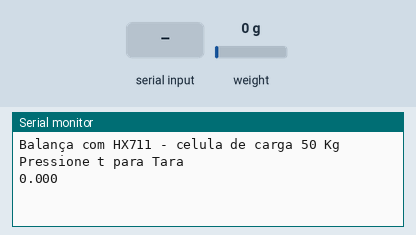
A sketch run on a simulated Arduino Uno, built with avr-gcc and run on an emulated ATmega328P. Shown: the last lines printed to the serial monitor. The inputs (shaded band) are chosen by the test bench; at power-on: weight on the scale 0 g.

Above: at 2.2 s.
2.3 s: "t" received over Serial
At 5.0 s:
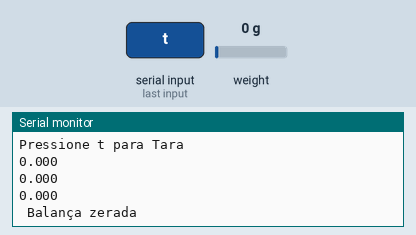
6.0 s: weight on the scale set to 100 g
At 7.3 s:
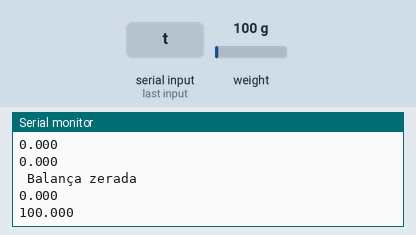
7.5 s: weight on the scale set to 1250 g
At 8.3 s:
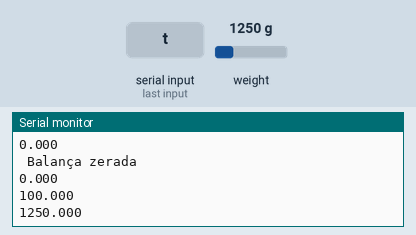
Timing chart, 0 to 10.5 s (numbered marks = the images above; inputs shaded):
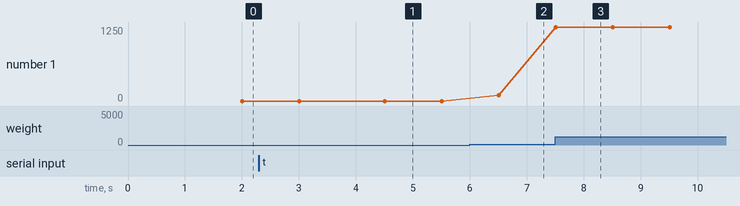

Measured:
- after the input at 2.3 s, the serial monitor: prints a new line after 2.2 s (image 1)
- after the input at 6.0 s, the serial monitor: prints a new line after 0.51 s (image 2)
- after the input at 7.5 s, the serial monitor: prints a new line at once (image 3)
- plotted number 1: 0 → 100 after the input at 6.0 s, 100 → 1250 after the input at 7.5 s

The sketch:

Balanca.ino
```cpp
/* Programa para Balança com o HX711
 Blog Eletrogate - http://blog.eletrogate.com/balanca-digital-com-arduino-aprenda-a-usar-a-celula-de-carga
 Arduino UNO - IDE 1.8.5 - Modulo HX711 - celulas de Carga 50 Kg
 Gustavo Murta   17/abril/2019
 Biblioteca https://github.com/bogde/HX711
 Baseado em https://www.hackster.io/MOHAN_CHANDALURU/hx711-load-cell-amplifier-interface-with-arduino-fa47f3
*/

#include "HX711.h"                    // Biblioteca HX711

#define DOUT  A0                      // HX711 DATA OUT = pino A0 do Arduino
#define CLK  A1                       // HX711 SCK IN = pino A1 do Arduino

HX711 balanca;                // define instancia balança HX711

float calibration_factor = 4900;   // fator de calibração aferido na Calibraçao

void setup()
{
  Serial.begin(9600);
  balanca.begin(DOUT, CLK);                          // inicializa a balança
  Serial.println("Balança com HX711 - celula de carga 50 Kg");
  Serial.println("Pressione t para Tara");   // imprime no monitor serial
  balanca.set_scale(calibration_factor);   // ajusta fator de calibração
  balanca.tare();   // zera a Balança
}

void loop() {
  Serial.println(balanca.get_units(10), 3);

  if (Serial.available()) {   // se a serial estiver disponivel

   char temp = Serial.read();   // le carcter da serial
   if (temp == 't' || temp == 'T') {  // se pressionar t ou T
    Serial.println();   // salta uma linha
    balanca.tare();   // zera a Balança
    Serial.println(balanca.get_units(5), 3);
    Serial.println(" Balança zerada");   // imprime no monitor serial
   }
  }
}
```

Calibre.ino
```cpp
///* Programa para Calibração do HX711
// Blog Eletrogate - http://blog.eletrogate.com/balanca-digital-com-arduino-aprenda-a-usar-a-celula-de-carga
// Arduino UNO - IDE 1.8.5 - Modulo HX711 - celulas de Carga 50 Kg
// Gustavo Murta   17/abril/2019
// Biblioteca https://github.com/bogde/HX711
// Baseado em https://www.hackster.io/MOHAN_CHANDALURU/hx711-load-cell-amplifier-interface-with-arduino-fa47f3
//*/
//
//#include "HX711.h"                    // Biblioteca HX711
//
//#define DOUT  A0                      // HX711 DATA OUT = pino A0 do Arduino
//#define CLK  A1                       // HX711 SCK IN = pino A1 do Arduino
//
//HX711 balanca;   // define instancia balança HX711
//
//float calibration_factor = 4900;   // fator de calibração para teste inicial
//float avg = 0.0;
//int counter = 0;
//
//void setup()
//{
//  Serial.begin(9600);   // monitor serial 9600 Bps
//  balanca.begin(DOUT, CLK);      // inicializa a balança
//  Serial.println();   // salta uma linha
//  Serial.println("HX711 - Calibracao da Balança");   // imprime no monitor serial
//  Serial.println("Remova o peso da balanca");
//  Serial.println("Depois que as leituras começarem, coloque um peso conhecido sobre a Balança");
//  Serial.println("Pressione a,s,d,f para aumentar Fator de Calibração por 10,100,1000,10000 respectivamente");
//  Serial.println("Pressione z,x,c,v para diminuir Fator de Calibração por 10,100,1000,10000 respectivamente");
//  Serial.println("Após leitura correta do peso, pressione t para TARA(zerar) ");
//
//  balanca.set_scale();   // configura a escala da Balança
//  zeraBalanca ();   // zera a Balança
//}
//
//void zeraBalanca ()
//{
//  avg = 0.0;
//  counter = 0;
//  Serial.println();   // salta uma linha
//  balanca.tare();   // zera a Balança
//  Serial.println("Balança Zerada ");
//  Serial.println(balanca.get_units(), 3);
//}
//
//void loop()
//{
//  balanca.set_scale(calibration_factor);   // ajusta fator de calibração
//
//  avg += balanca.get_units(5);
//  counter++;
//
//  if(counter > 10) {
//    Serial.print("Peso: ");   // imprime no monitor serial
//    Serial.print(avg/counter, 3);   // imprime peso da balança com 3 casas decimais
//    Serial.print(" kg");
//    Serial.print("      Fator de Calibração: ");   // imprime no monitor serial
//    Serial.println(calibration_factor);   // imprime fator de calibração
//
//    avg = 0.0;
//    counter = 0;
//  }
////  delay(500) ;   // atraso de 0,5 segundo
//
//  if (Serial.available())   // reconhece letra para ajuste do fator de calibração
//  {
//   char temp = Serial.read();
//   if (temp == '+' || temp == 'a')   // a = aumenta 10
//   calibration_factor += 10;
//   else if (temp == '-' || temp == 'z')   // z = diminui 10
//   calibration_factor -= 10;
//   else if (temp == 's')   // s = aumenta 100
//   calibration_factor += 100;
//   else if (temp == 'x')   // x = diminui 100
//   calibration_factor -= 100;
//   else if (temp == 'd')   // d = aumenta 1000
//   calibration_factor += 1000;
//   else if (temp == 'c')   // c = diminui 1000
//   calibration_factor -= 1000;
//   else if (temp == 'f')   // f = aumenta 10000
//   calibration_factor += 10000;
//   else if (temp == 'v')   // v = dimuni 10000
//   calibration_factor -= 10000;
//   else if (temp == 't') zeraBalanca ();   // t = zera a Balança
//  }
//}
```
